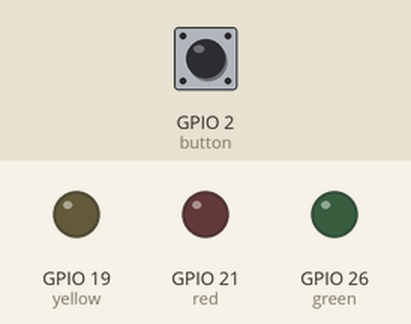
Simulated run of this program. Board: Raspberry Pi (BCM pin numbers). Parts: output pins drawn as LEDs (lit = HIGH). The inputs (shaded band) are chosen by the test bench; at power-on: GPIO 2 (button) HIGH.

Above: at 1.2 s.
1.3 s: GPIO 2 (button) pulled LOW for 0.15 s
At 1.7 s:
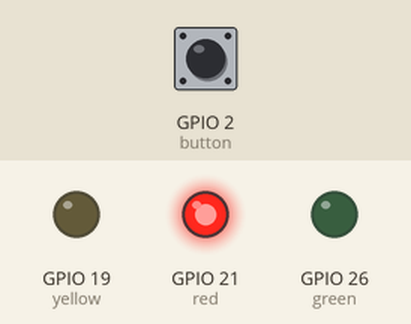
At 9.4 s:
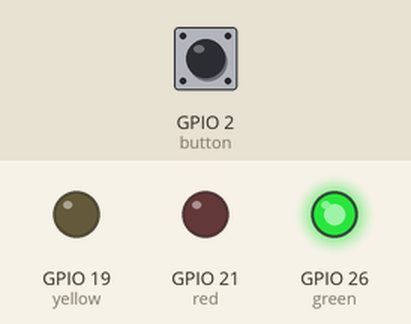
9.8 s: GPIO 2 (button) pulled LOW for 1 s
At 10.6 s:
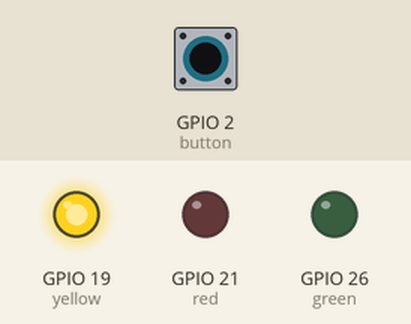
Timing chart, 0 to 19.3 s (numbered marks = the images above; inputs shaded):
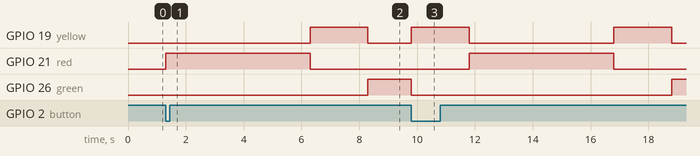

The program:

traffic.py
```python
from gpiozero import LED, Button
from time import sleep
from signal import pause

button = Button(2)
red = LED(21)
yellow = LED(19)
green =  LED(26)

def pressedStatus():
	if( green.is_active==True):
		green.off()
		yellow.on()
		sleep(2)
		yellow.off()
		red.on()
		sleep(5)
		red.off()
		yellow.on()
		sleep(2)
		yellow.off()
		green.on()
	else:
		red.on()
		sleep(5)
		red.off()
		yellow.on()
		sleep(2)
		yellow.off()
		green.on()


button.when_pressed = pressedStatus
pause()
```

Measured:
- after the input at 1.3 s, GPIO 19 (yellow): LOW → HIGH after 5.0 s, → LOW 2.0 s later; GPIO 21 (red): LOW → HIGH at once, → LOW 5.0 s later; GPIO 26 (green): LOW → HIGH after 7.0 s
- after the input at 9.8 s, GPIO 19 (yellow): alternates HIGH for 2.0 s and LOW for 5.0 s, starting at once; GPIO 21 (red): LOW → HIGH after 2.0 s, → LOW 5.0 s later; GPIO 26 (green): HIGH → LOW at once, → HIGH 9.0 s later
